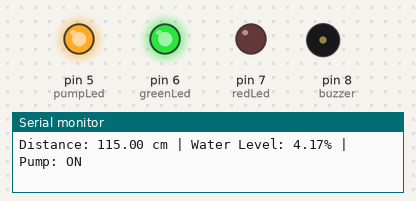
Simulated run of this sketch. Board: Arduino Uno, built with avr-gcc and run on an emulated ATmega328P. Shown: output pins drawn as LEDs (lit = HIGH), buzzer (waves = sounding), the last lines printed to the serial monitor.

Above: at 0.1 s.
At 46.2 s:
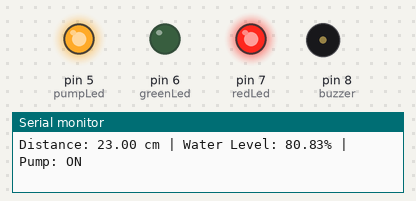
At 52.2 s:
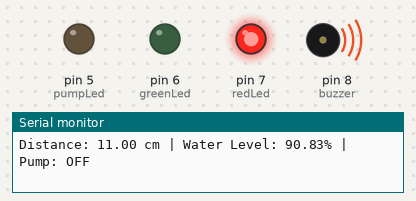
At 53.2 s:
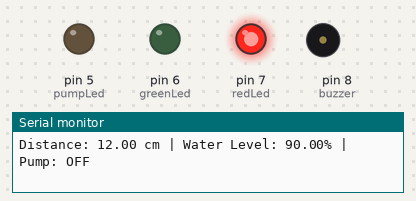
At 65.2 s:
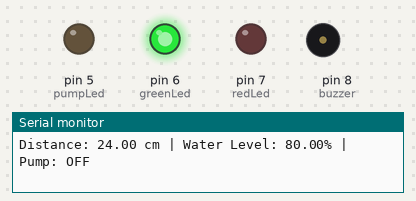
Timing chart, 0 to 66.7 s (numbered marks = the images above):
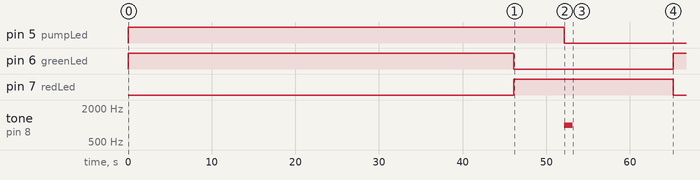

Measured:
- by itself, pin 5 (pumpLed): LOW → HIGH at 0.00 s, → LOW 52.1 s later
- by itself, pin 6 (greenLed): LOW → HIGH at 0.00 s, → LOW 46.1 s later, → HIGH 19.0 s later
- by itself, pin 7 (redLed): LOW → HIGH at 46.1 s, → LOW 19.0 s later
- by itself, tone on pin 8 (buzzer): silent → 1000 Hz at 52.1 s, → silent 1.0 s later

The sketch:

smart_water_tank.ino
```cpp
const float tankHeight = 120.0;

// Set true to simulate filling and draining in Tinkercad.
// Set false to use the actual HC-SR04 sensor.
const bool simulationMode = true;

const int trigPin = 9;
const int echoPin = 10;

const int pumpLed = 5;
const int greenLed = 6;
const int redLed = 7;
const int buzzer = 8;

float waterLevel = 5.0;
float distance = 115.0;
float duration = 0.0;

bool pumpOn = true;

void setup() {
  pinMode(trigPin, OUTPUT);
  pinMode(echoPin, INPUT);

  pinMode(pumpLed, OUTPUT);
  pinMode(greenLed, OUTPUT);
  pinMode(redLed, OUTPUT);
  pinMode(buzzer, OUTPUT);

  Serial.begin(9600);
}

void loop() {
  // 1. Get the ultrasonic travel time
  if (simulationMode) {
    // Simulate the distance from sensor to water
    distance = tankHeight - waterLevel;

    // Generate the equivalent sound travel time
    duration = (distance * 2.0) / 0.0343;
  } else {
    digitalWrite(trigPin, LOW);
    delayMicroseconds(2);

    digitalWrite(trigPin, HIGH);
    delayMicroseconds(10);
    digitalWrite(trigPin, LOW);

    duration = pulseIn(echoPin, HIGH, 30000);

    if (duration == 0) {
      Serial.println("No echo detected. Check sensor.");
      delay(500);
      return;
    }
  }

  // 2. Calculate distance using the ultrasonic formula
  float distance = duration * 0.0343 / 2.0;

  // 3. Calculate water level from tank height
  waterLevel = tankHeight - distance;
  waterLevel = constrain(waterLevel, 0.0, tankHeight);

  float percentage = (waterLevel / tankHeight) * 100.0;

  // 4. Automatic pump control
  if (percentage <= 20.0) {
    pumpOn = true;
  }

  if (percentage >= 90.0) {
    pumpOn = false;
  }

  // 5. Simulate water filling and everyday water usage
  if (simulationMode) {
    if (pumpOn) {
      waterLevel += 1.0;  // Water enters the tank
    } else {
      waterLevel -= 0.5;  // Water is used
    }

    waterLevel = constrain(waterLevel, 0.0, tankHeight);
  }

  // 6. Control the indicator LEDs
  digitalWrite(pumpLed, pumpOn ? HIGH : LOW);
  digitalWrite(greenLed, percentage < 80.0 ? HIGH : LOW);
  digitalWrite(redLed, percentage >= 80.0 ? HIGH : LOW);

  // 7. Overflow warning
  if (percentage >= 90.0) {
    tone(buzzer, 1000);
  } else {
    noTone(buzzer);
  }

  // 8. Display readings
  Serial.print("Distance: ");
  Serial.print(distance);
  Serial.print(" cm | Water Level: ");
  Serial.print(percentage);
  Serial.print("% | Pump: ");
  Serial.println(pumpOn ? "ON" : "OFF");

  delay(500);
}
```
